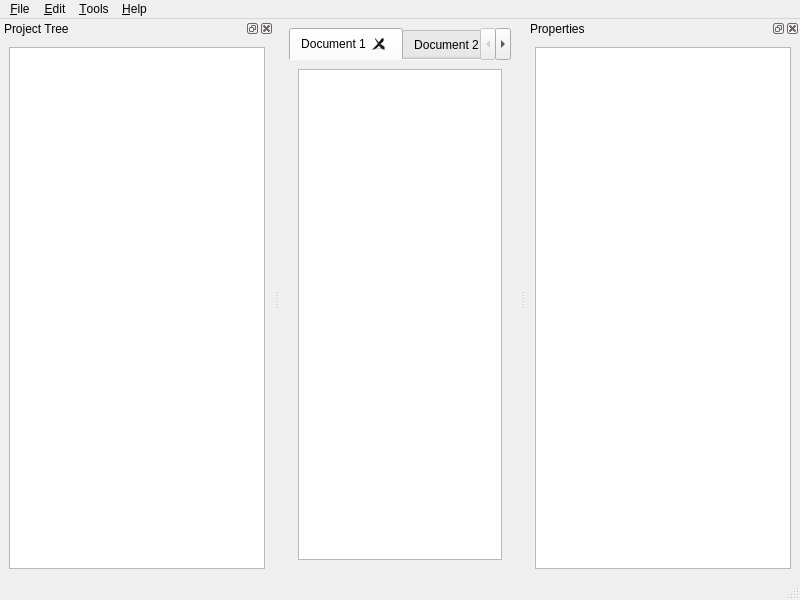
<?xml version="1.0" encoding="UTF-8"?>
<ui version="4.0">
 <class>MainWindow</class>
 <widget class="QMainWindow" name="MainWindow">
  <property name="geometry">
   <rect>
    <x>0</x>
    <y>0</y>
    <width>800</width>
    <height>600</height>
   </rect>
  </property>
  <property name="windowTitle">
   <string>MainWindow</string>
  </property>
  <property name="documentMode">
   <bool>false</bool>
  </property>
  <property name="dockNestingEnabled">
   <bool>true</bool>
  </property>
  <widget class="QWidget" name="centralwidget">
   <layout class="QVBoxLayout" name="verticalLayout_2">
    <item>
     <widget class="QTabWidget" name="tabWidget">
      <property name="currentIndex">
       <number>0</number>
      </property>
      <property name="documentMode">
       <bool>true</bool>
      </property>
      <property name="tabsClosable">
       <bool>true</bool>
      </property>
      <property name="movable">
       <bool>true</bool>
      </property>
      <widget class="QWidget" name="tab">
       <attribute name="title">
        <string>Document 1</string>
       </attribute>
       <layout class="QVBoxLayout" name="verticalLayout_3">
        <item>
         <widget class="QPlainTextEdit" name="plainTextEdit"/>
        </item>
       </layout>
      </widget>
      <widget class="QWidget" name="tab_2">
       <attribute name="title">
        <string>Document 2</string>
       </attribute>
       <layout class="QVBoxLayout" name="verticalLayout_4">
        <item>
         <widget class="QTextEdit" name="textEdit"/>
        </item>
       </layout>
      </widget>
     </widget>
    </item>
   </layout>
  </widget>
  <widget class="QMenuBar" name="menubar">
   <property name="geometry">
    <rect>
     <x>0</x>
     <y>0</y>
     <width>800</width>
     <height>23</height>
    </rect>
   </property>
   <widget class="QMenu" name="menu_File">
    <property name="title">
     <string>&amp;File</string>
    </property>
   </widget>
   <widget class="QMenu" name="menu_Edit">
    <property name="title">
     <string>&amp;Edit</string>
    </property>
   </widget>
   <widget class="QMenu" name="menu_Tools">
    <property name="title">
     <string>&amp;Tools</string>
    </property>
   </widget>
   <widget class="QMenu" name="menu_Help">
    <property name="title">
     <string>&amp;Help</string>
    </property>
   </widget>
   <addaction name="menu_File"/>
   <addaction name="menu_Edit"/>
   <addaction name="menu_Tools"/>
   <addaction name="menu_Help"/>
  </widget>
  <widget class="QStatusBar" name="statusbar"/>
  <widget class="QDockWidget" name="dockWidget">
   <property name="features">
    <set>QDockWidget::DockWidgetClosable|QDockWidget::DockWidgetFloatable|QDockWidget::DockWidgetMovable</set>
   </property>
   <property name="windowTitle">
    <string>Project Tree</string>
   </property>
   <attribute name="dockWidgetArea">
    <number>1</number>
   </attribute>
   <widget class="QWidget" name="dockWidgetContents">
    <layout class="QHBoxLayout" name="horizontalLayout">
     <item>
      <widget class="QTreeView" name="treeView"/>
     </item>
    </layout>
   </widget>
  </widget>
  <widget class="QDockWidget" name="dockWidget_3">
   <property name="windowTitle">
    <string>Properties</string>
   </property>
   <attribute name="dockWidgetArea">
    <number>2</number>
   </attribute>
   <widget class="QWidget" name="dockWidgetContents_3">
    <layout class="QVBoxLayout" name="verticalLayout">
     <item>
      <widget class="QTableView" name="tableView"/>
     </item>
    </layout>
   </widget>
  </widget>
 </widget>
 <resources/>
 <connections/>
</ui>
